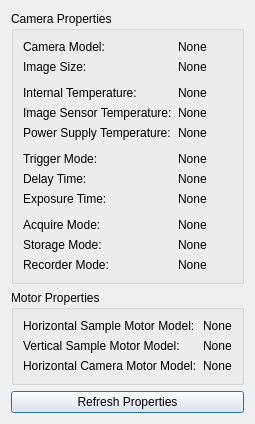
<?xml version="1.0" encoding="UTF-8"?>
<ui version="4.0">
 <class>Dialog</class>
 <widget class="QDialog" name="Dialog">
  <property name="geometry">
   <rect>
    <x>0</x>
    <y>0</y>
    <width>223</width>
    <height>403</height>
   </rect>
  </property>
  <property name="windowTitle">
   <string>System Properties</string>
  </property>
  <layout class="QVBoxLayout" name="verticalLayout">
   <item>
    <widget class="QGroupBox" name="groupBox_2">
     <property name="title">
      <string>Camera Properties</string>
     </property>
     <layout class="QFormLayout" name="formLayout">
      <item row="1" column="0">
       <widget class="QLabel" name="label">
        <property name="sizePolicy">
         <sizepolicy hsizetype="Preferred" vsizetype="Preferred">
          <horstretch>0</horstretch>
          <verstretch>0</verstretch>
         </sizepolicy>
        </property>
        <property name="text">
         <string>Camera Model:</string>
        </property>
       </widget>
      </item>
      <item row="1" column="1">
       <widget class="QLabel" name="label_cameraName">
        <property name="text">
         <string>None</string>
        </property>
       </widget>
      </item>
      <item row="4" column="0">
       <widget class="QLabel" name="label_4">
        <property name="text">
         <string>Internal Temperature:</string>
        </property>
       </widget>
      </item>
      <item row="4" column="1">
       <widget class="QLabel" name="label_cameraTemperature">
        <property name="text">
         <string>None</string>
        </property>
       </widget>
      </item>
      <item row="5" column="0">
       <widget class="QLabel" name="label_5">
        <property name="text">
         <string>Image Sensor Temperature:</string>
        </property>
       </widget>
      </item>
      <item row="5" column="1">
       <widget class="QLabel" name="label_sensorTemperature">
        <property name="text">
         <string>None</string>
        </property>
       </widget>
      </item>
      <item row="8" column="0">
       <widget class="QLabel" name="label_7">
        <property name="text">
         <string>Trigger Mode:</string>
        </property>
       </widget>
      </item>
      <item row="8" column="1">
       <widget class="QLabel" name="label_triggerMode">
        <property name="whatsThis">
         <string>&lt;html&gt;&lt;head/&gt;&lt;body&gt;&lt;p&gt;&lt;span style=&quot; text-decoration: underline;&quot;&gt;Autosequence&lt;/span&gt;&lt;/p&gt;&lt;p&gt;An exposure of a new image is started automatically best possible compared to the readout of an image and the current timing parameters. If a CCD is used and images are taken in a sequence, exposure and sensor readout are started simultaneously. Signals at the trigger input line are irrelevant.&lt;/p&gt;&lt;p&gt;&lt;span style=&quot; text-decoration: underline;&quot;&gt;External Exposure Start&lt;/span&gt;&lt;/p&gt;&lt;p&gt;A delay / exposure sequence is started depending on the HW signal at the trigger input line or by a force trigger command.&lt;/p&gt;&lt;p&gt;&lt;span style=&quot; text-decoration: underline;&quot;&gt;External Exposure Control&lt;/span&gt;&lt;/p&gt;&lt;p&gt;An exposure sequence is started depending on the HW signal at the trigger input line. The exposure time is defined by the pulse length of the HW signal. The delay and exposure time values defined by the set / request delay and exposure command are ineffective. In double image mode exposure time length of the first image is controlled through the HW signal, exposure time of the second image is given by the readout time of the first image.&lt;/p&gt;&lt;p&gt;...&lt;/p&gt;&lt;/body&gt;&lt;/html&gt;</string>
        </property>
        <property name="text">
         <string>None</string>
        </property>
       </widget>
      </item>
      <item row="3" column="0">
       <spacer name="verticalSpacer">
        <property name="orientation">
         <enum>Qt::Vertical</enum>
        </property>
        <property name="sizeHint" stdset="0">
         <size>
          <width>20</width>
          <height>40</height>
         </size>
        </property>
       </spacer>
      </item>
      <item row="7" column="0">
       <spacer name="verticalSpacer_2">
        <property name="orientation">
         <enum>Qt::Vertical</enum>
        </property>
        <property name="sizeHint" stdset="0">
         <size>
          <width>20</width>
          <height>40</height>
         </size>
        </property>
       </spacer>
      </item>
      <item row="6" column="0">
       <widget class="QLabel" name="label_8">
        <property name="text">
         <string>Power Supply Temperature:</string>
        </property>
       </widget>
      </item>
      <item row="6" column="1">
       <widget class="QLabel" name="label_powerTemperature">
        <property name="text">
         <string>None</string>
        </property>
       </widget>
      </item>
      <item row="9" column="0">
       <widget class="QLabel" name="label_9">
        <property name="text">
         <string>Delay Time:</string>
        </property>
       </widget>
      </item>
      <item row="9" column="1">
       <widget class="QLabel" name="label_delayTime">
        <property name="whatsThis">
         <string/>
        </property>
        <property name="text">
         <string>None</string>
        </property>
       </widget>
      </item>
      <item row="10" column="0">
       <widget class="QLabel" name="label_11">
        <property name="text">
         <string>Exposure Time:</string>
        </property>
       </widget>
      </item>
      <item row="10" column="1">
       <widget class="QLabel" name="label_exposureTime">
        <property name="text">
         <string>None</string>
        </property>
       </widget>
      </item>
      <item row="11" column="0">
       <spacer name="verticalSpacer_3">
        <property name="orientation">
         <enum>Qt::Vertical</enum>
        </property>
        <property name="sizeHint" stdset="0">
         <size>
          <width>20</width>
          <height>40</height>
         </size>
        </property>
       </spacer>
      </item>
      <item row="12" column="0">
       <widget class="QLabel" name="label_10">
        <property name="text">
         <string>Acquire Mode:</string>
        </property>
       </widget>
      </item>
      <item row="12" column="1">
       <widget class="QLabel" name="label_acquireMode">
        <property name="whatsThis">
         <string>&lt;html&gt;&lt;head/&gt;&lt;body&gt;&lt;p&gt;&lt;span style=&quot; text-decoration: underline;&quot;&gt;Auto&lt;/span&gt;&lt;/p&gt;&lt;p&gt;All images will be acquired and stored.&lt;/p&gt;&lt;p&gt;&lt;span style=&quot; text-decoration: underline;&quot;&gt;External&lt;/span&gt;&lt;/p&gt;&lt;p&gt;The external control input is a static enable signal for image acquisition. Depending on the I/O configuration a high or low level at the external input does set the acquire enable state to TRUE. If the acquire enable state is TRUE exposure triggers are accepted and images are acquired. If the acquire enable state is FALSE, all exposure triggers are ignored and no images will be acquired and stored.&lt;/p&gt;&lt;p&gt;&lt;span style=&quot; text-decoration: underline;&quot;&gt;External modulate&lt;/span&gt;&lt;/p&gt;&lt;p&gt;The external control input is a dynamic frame start signal. Depending on the I/O configuration a rising or falling edge at the input will start a single frame in modulation mode.&lt;/p&gt;&lt;/body&gt;&lt;/html&gt;</string>
        </property>
        <property name="text">
         <string>None</string>
        </property>
       </widget>
      </item>
      <item row="13" column="0">
       <widget class="QLabel" name="label_12">
        <property name="text">
         <string>Storage Mode:</string>
        </property>
       </widget>
      </item>
      <item row="13" column="1">
       <widget class="QLabel" name="label_storageMode">
        <property name="whatsThis">
         <string>&lt;html&gt;&lt;head/&gt;&lt;body&gt;&lt;p&gt;&lt;span style=&quot; text-decoration: underline;&quot;&gt;Recorder&lt;/span&gt;&lt;/p&gt;&lt;p&gt;Images are recorded and stored in the current selected segment of the camera internal memory (CamRAM).&lt;/p&gt;&lt;p&gt;&lt;span style=&quot; text-decoration: underline;&quot;&gt;FIFO buffer&lt;/span&gt;&lt;/p&gt;&lt;p&gt;Camera internal memory (CamRAM) is used as huge FIFO buffer to bypass short bottlenecks in data transmission. If buffer overflows, the oldest images are overwritten.&lt;/p&gt;&lt;/body&gt;&lt;/html&gt;</string>
        </property>
        <property name="text">
         <string>None</string>
        </property>
       </widget>
      </item>
      <item row="14" column="0">
       <widget class="QLabel" name="label_13">
        <property name="text">
         <string>Recorder Mode:</string>
        </property>
       </widget>
      </item>
      <item row="14" column="1">
       <widget class="QLabel" name="label_recorderMode">
        <property name="toolTip">
         <string>Recorder Mode only valid if Storage Mode is Recorder</string>
        </property>
        <property name="whatsThis">
         <string>&lt;html&gt;&lt;head/&gt;&lt;body&gt;&lt;p&gt;&lt;span style=&quot; text-decoration: underline;&quot;&gt;Sequence&lt;/span&gt;&lt;/p&gt;&lt;p&gt;Recording is stopped, when the last buffer in the segment is reached. No images are overwritten. Recording can be stopped by software. Recording is stopped, when the last buffer in the segment is reached.&lt;/p&gt;&lt;p&gt;&lt;span style=&quot; text-decoration: underline;&quot;&gt;Ring buffer&lt;/span&gt;&lt;/p&gt;&lt;p&gt;Camera records continuously into ring buffer. The oldest images are overwritten, if a buffer overflows occures due to long recording times. Recording must be stopped by software or with an stop event. The oldest image is overwritten, when the segment is full.&lt;/p&gt;&lt;/body&gt;&lt;/html&gt;</string>
        </property>
        <property name="text">
         <string>None</string>
        </property>
       </widget>
      </item>
      <item row="2" column="0">
       <widget class="QLabel" name="label_14">
        <property name="text">
         <string>Image Size:</string>
        </property>
       </widget>
      </item>
      <item row="2" column="1">
       <widget class="QLabel" name="label_imageSize">
        <property name="text">
         <string>None</string>
        </property>
       </widget>
      </item>
     </layout>
    </widget>
   </item>
   <item>
    <widget class="QGroupBox" name="groupBox_3">
     <property name="title">
      <string>Motor Properties</string>
     </property>
     <layout class="QFormLayout" name="formLayout_2">
      <item row="1" column="0">
       <widget class="QLabel" name="label_3">
        <property name="text">
         <string>Horizontal Sample Motor Model:</string>
        </property>
       </widget>
      </item>
      <item row="1" column="1">
       <widget class="QLabel" name="label_horizontalMotorName">
        <property name="text">
         <string>None</string>
        </property>
       </widget>
      </item>
      <item row="2" column="0">
       <widget class="QLabel" name="label_2">
        <property name="sizePolicy">
         <sizepolicy hsizetype="Preferred" vsizetype="Preferred">
          <horstretch>0</horstretch>
          <verstretch>0</verstretch>
         </sizepolicy>
        </property>
        <property name="text">
         <string>Vertical Sample Motor Model:</string>
        </property>
       </widget>
      </item>
      <item row="2" column="1">
       <widget class="QLabel" name="label_verticalMotorName">
        <property name="text">
         <string>None</string>
        </property>
       </widget>
      </item>
      <item row="3" column="0">
       <widget class="QLabel" name="label_6">
        <property name="text">
         <string>Horizontal Camera Motor Model:</string>
        </property>
       </widget>
      </item>
      <item row="3" column="1">
       <widget class="QLabel" name="label_cameraMotorName">
        <property name="text">
         <string>None</string>
        </property>
       </widget>
      </item>
     </layout>
    </widget>
   </item>
   <item>
    <widget class="QPushButton" name="pushButton_refresh">
     <property name="text">
      <string>Refresh Properties</string>
     </property>
    </widget>
   </item>
  </layout>
 </widget>
 <resources/>
 <connections/>
</ui>
